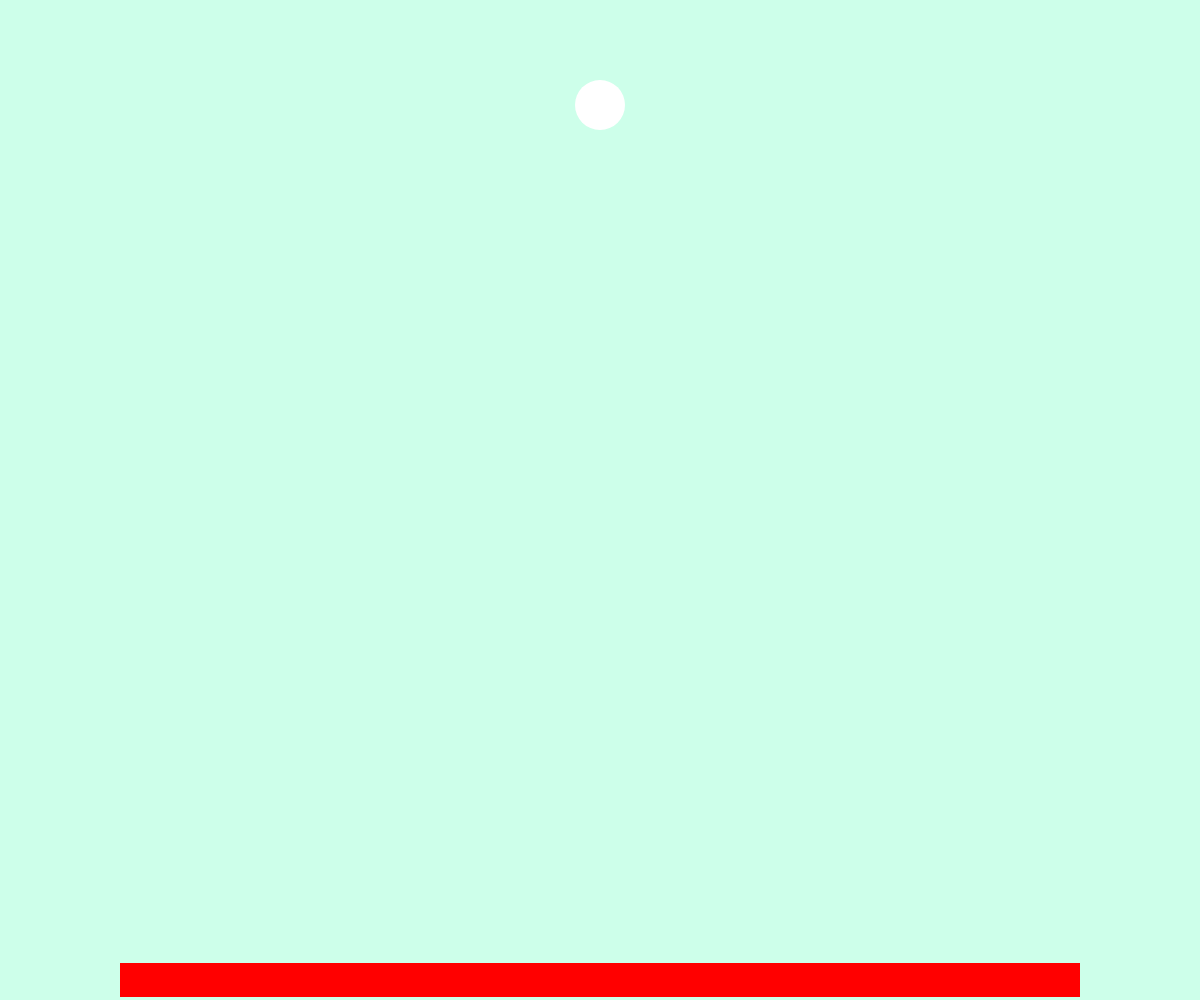
Frame 1 (no input)
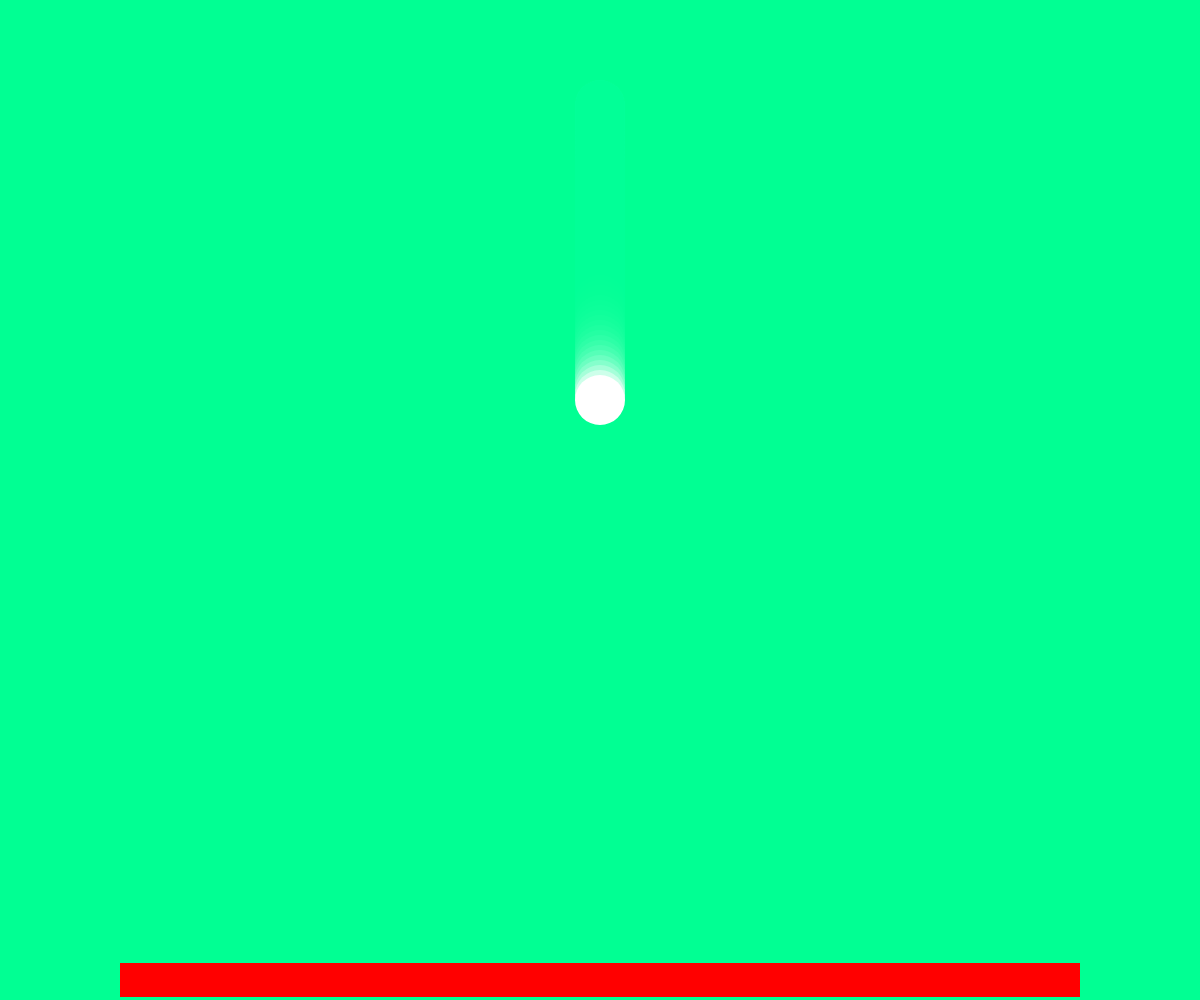
Frame 60 (no input)
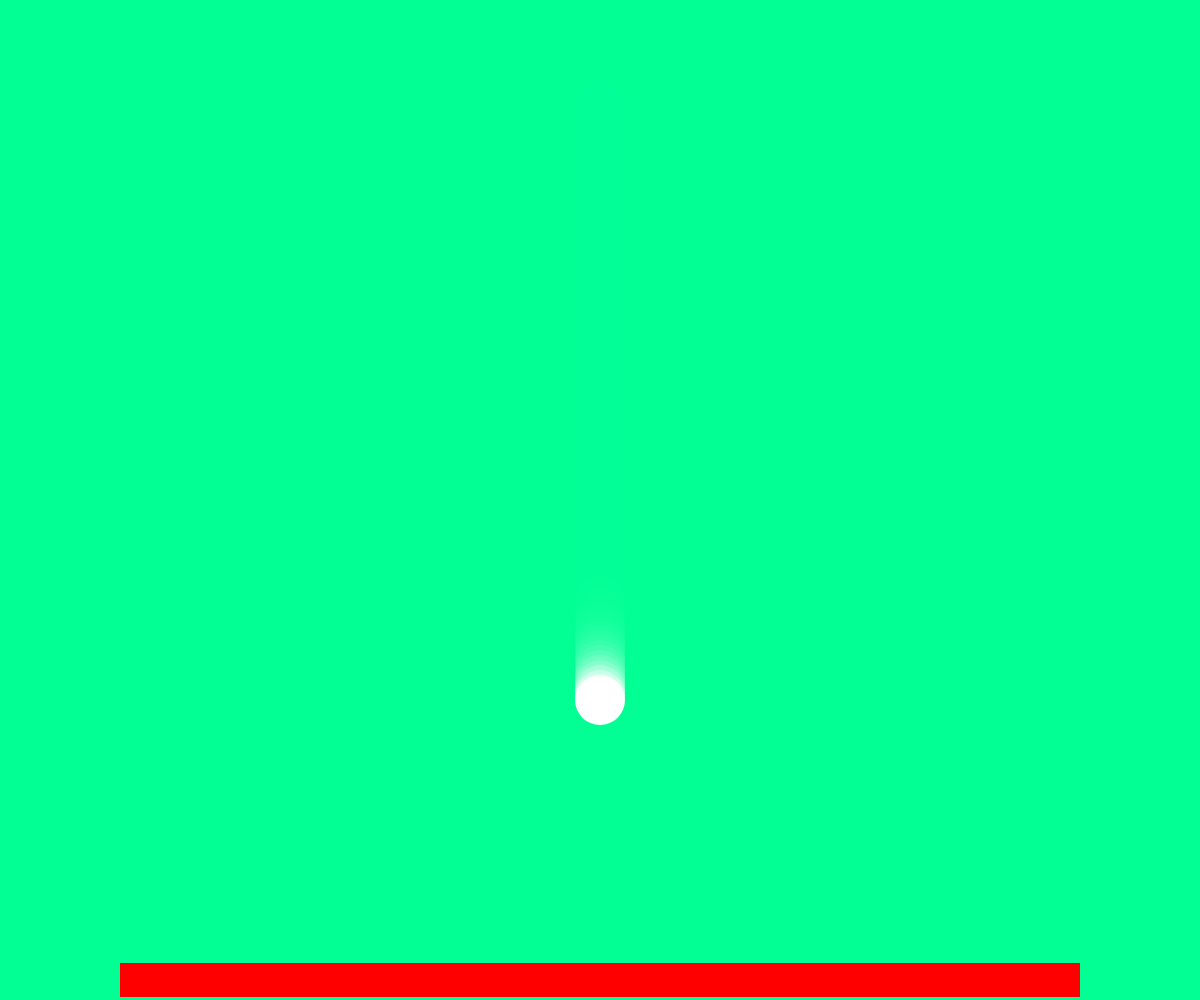
Frame 120 (the mouse pressed at the canvas centre since frame 60)

The p5.js sketch that drew these frames (run headless with seeded random() and noise() and a simulated clock; from frame 60 on, the mouse is pressed at the canvas centre):

// p5.js sketch
// ── sketch.js
let posX, posY, diam, rad;

let espe = 34;
let marge = 20;

let piso;

let velY = 5;

function setup() {
  createCanvas(windowWidth, windowHeight);
  posX = windowWidth / 2;
  posY = 100;
  rectMode(CENTER);
  piso = windowHeight - marge - espe / 2;
  diam = 50;
  rad = diam / 2;
}

function draw() {
  background(0, 255, 150, 50);

  posY += velY;

  if (posY > piso - rad) {
    velY *= -1;
  }

  noStroke();
  fill("white");
  circle(posX, posY, diam);

  fill("red");
  rect(windowWidth / 2, windowHeight - marge, windowWidth * 0.8, espe);
}
